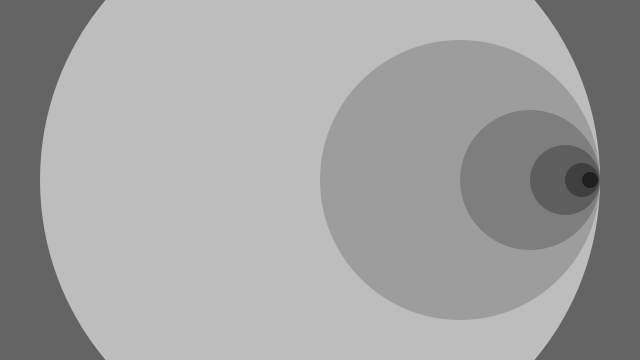
Frame 1 (no input)
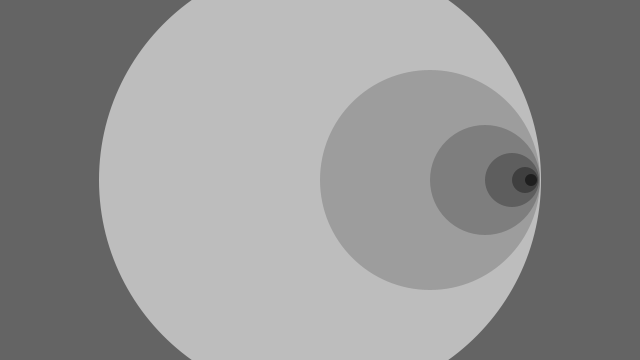
Frame 60 (the mouse pressed at the canvas centre just before this capture)
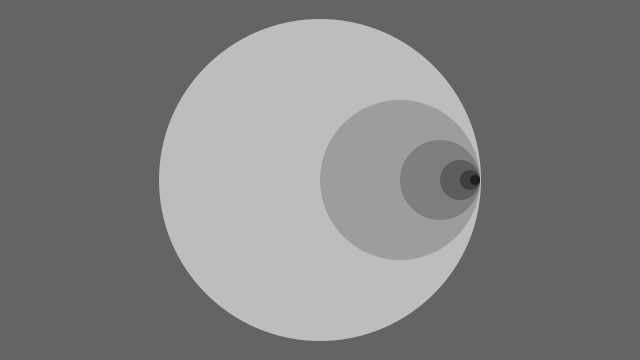
Frame 120 (the mouse held since frame 60 and released just before this capture)

The Processing sketch that drew these frames (run headless with seeded random() and noise(); from frame 60 on, the mouse is pressed at the canvas centre):

// Processing sketch: sketch_170526a
// ── sketch_170526a.pde
void setup() {
 size(640, 360);
 noStroke();
}

int radius = 280;

void draw() {
  background(100);
  drawCircle(width/2, radius, 6);
  radius--;
}

void drawCircle(int x, int radius, int level) {
 float levelTone = 126 * level / 4.0; 
 fill(levelTone);
 ellipse(x, height/2, radius*2, radius*2);
 if(level > 1) {
  level -= 1;
  drawCircle(x + radius/2, radius/2, level);
 }
}
